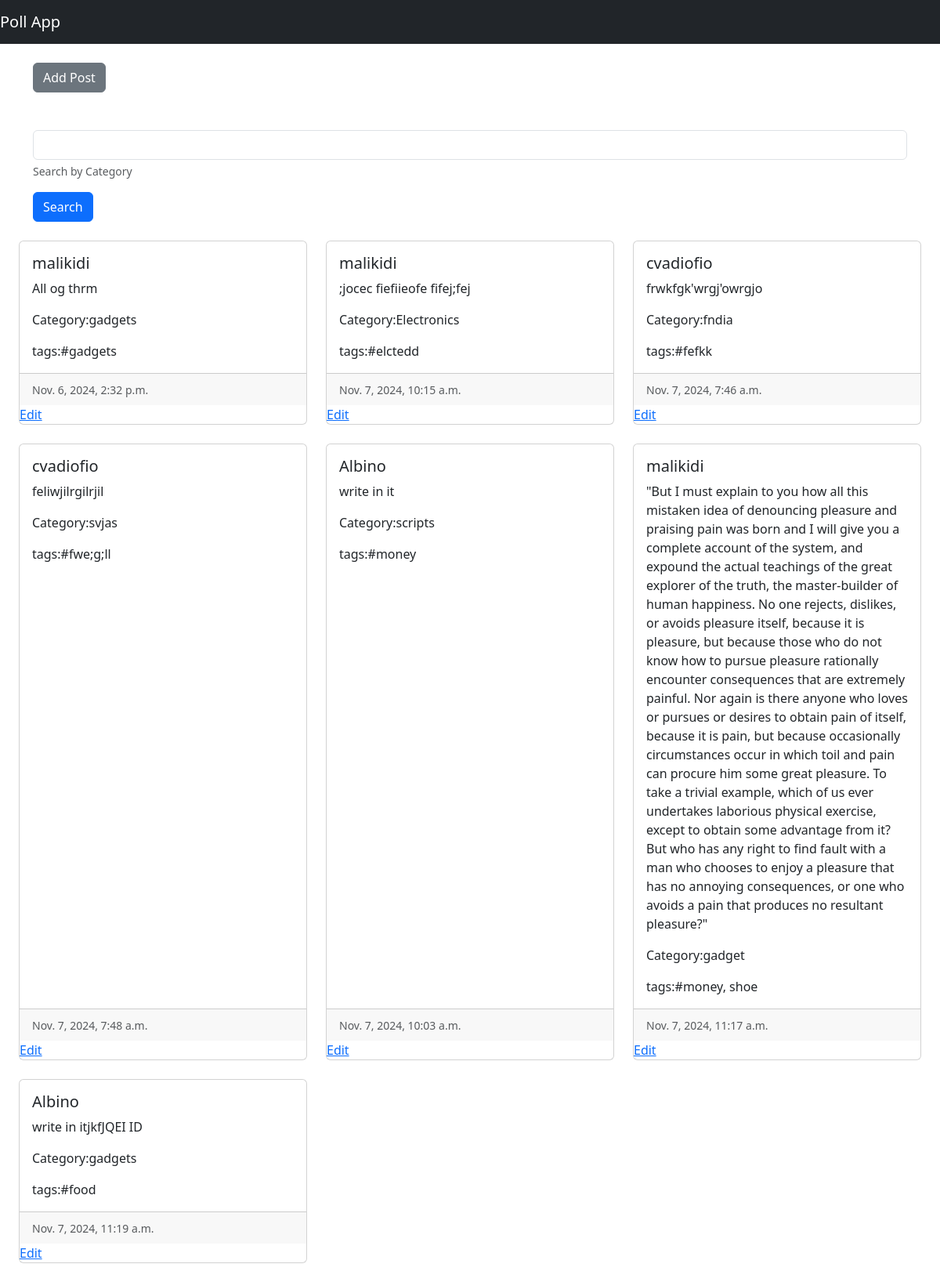
The page / on the database its author committed.
### mypoll/models.py (models this page shows, shortened)
class Poll(models.Model):
    author = models.CharField(max_length=100, blank=False, null=False)
    categories = models.CharField(max_length=20, blank=False, null=False)
    tag = models.CharField(max_length=20, blank=False, null=False)
    post = models.TextField(max_length=1000)
    date_created = models.DateTimeField(auto_now=True)

### mypoll/views.py (the view)
# urls.py: path('', views.home, name='home'),
def home(request):
    if 'category' in request.GET:
        q=request.GET['category']
        poll = Poll.objects.filter(categories__icontains=q)
    else:
        poll = Poll.objects.all()
    return render(request, 'mypoll/index.html', {'poll':poll})

### mypoll/templates/mypoll/index.html
{% extends "mypoll/base.html" %}
{% block content %}
<div class="container mt-4">
    <a href="{% url 'poll'%}" type="submit" class="btn btn-secondary mb-5" >Add Post</a>
    <form>
        <div class="mb-3">
            <input type="text" class="form-control" name="category">
            <div class="form-text">Search by Category </div>
        </div>
        <button type="submit" class="btn btn-primary" >Search</button>
    </form>
</div>
    <div class="row row-cols-1 row-cols-md-3 g-4 p-4">
        {% for polls in poll  %}
        <div class="col">
        <div class="card h-100">
            <div class="card-body">
                <h5 class="card-title">{{polls.author}}</h5>
                <p class="card-text">{{polls.post}}</p>
                <p class="card-text">Category:{{polls.categories}}</p>
                <ul class="list-group list-group-flush">
                    <li class="list-group-item p-0" >tags:#{{polls.tag}}</li>
                </ul>
            </div>
            <div class="card-footer">
                <small class="text-body-secondary">{{polls.date_created}}</small>
            </div>
            <a href="{% url 'editpoll' polls.id %}"> Edit </a>
        </div>
    </div>
    {% endfor %}
</div>
{% endblock content %}

### mypoll/templates/mypoll/base.html (shortened to what this page needs)
<!DOCTYPE html>
<html lang="en">
<head>
    <link href="https://cdn.jsdelivr.net/npm/bootstrap@5.3.3/dist/css/bootstrap.min.css" rel="stylesheet">
</head>
<body>
    <nav class="navbar navbar-dark bg-dark">
        <a href="{% url 'home'%}" class="navbar-brand "> Poll App </a>
    </nav>
    {% block content %}
    {% endblock content %}
</body>
</html>

### rows shown on the page
Poll: author "malikidi", post "All og thrm", categories "gadgets", tag "gadgets", date_created "Nov. 6, 2024, 2:32 p.m."
Poll: author "malikidi", post ";jocec fiefiieofe fifej;fej", categories "Electronics", tag "elctedd", date_created "Nov. 7, 2024, 10:15 a.m."
Poll: author "cvadiofio", post "frwkfgk'wrgj'owrgjo", categories "fndia", tag "fefkk", date_created "Nov. 7, 2024, 7:46 a.m."
Poll: author "cvadiofio", post "feliwjilrgilrjil", categories "svjas", tag "fwe;g;ll", date_created "Nov. 7, 2024, 7:48 a.m."
Poll: author "Albino", post "write in it", categories "scripts", tag "money", date_created "Nov. 7, 2024, 10:03 a.m."
Poll: author "malikidi", post "\"But I must explain to you how all this mistaken idea of denouncing pleasure and praising pain was born and I will give you a complete account of the system, and expound the actual teachings of the great explorer of the truth, the master-builder of human happiness. No one rejects, dislikes, or avoids pleasure itself, because it is pleasure, but because those who do not know how to pursue pleasure rationally encounter consequences that are extremely painful. Nor again is there anyone who loves or pursues or desires to obtain pain of itself, because it is pain, but because occasionally circumstances occur in which toil and pain can procure him some great pleasure. To take a trivial example,…", categories "gadget", tag "money, shoe", date_created "Nov. 7, 2024, 11:17 a.m."
Poll: author "Albino", post "write in itjkfJQEI ID", categories "gadgets", tag "food", date_created "Nov. 7, 2024, 11:19 a.m."
